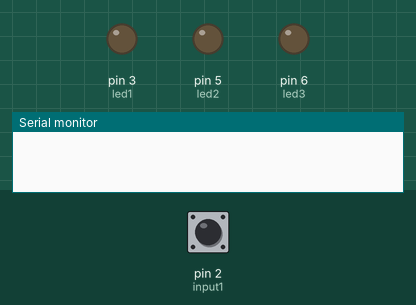
This sketch was run on a simulated Arduino Uno, built with avr-gcc and run on an emulated ATmega328P. On the bench: output pins drawn as LEDs (lit = HIGH), the last lines printed to the serial monitor. The test bench sets the inputs (shaded band); at power-on: pin 2 (input1) LOW.

Above: at 1.2 s.
1.3 s: pin 2 (input1) driven HIGH
At 2.1 s:
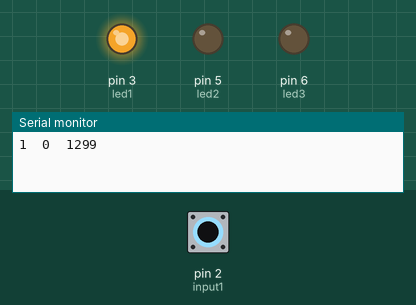
4.3 s: pin 2 (input1) pulsed LOW 2 times (0.12 s each, 0.3 s apart)
At 4.66 s:
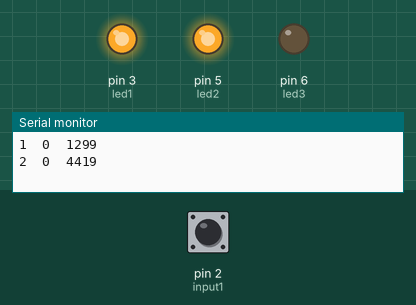
7.3 s: pin 2 (input1) pulsed LOW 2 times (0.12 s each, 0.3 s apart)
At 11.06 s:
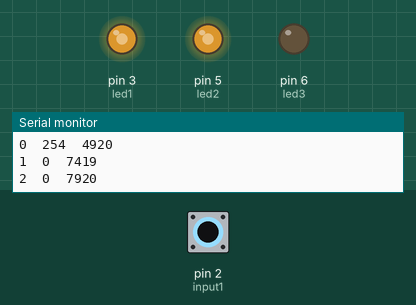
Timing chart, 0 to 19.5 s (numbered marks = the images above; inputs shaded):
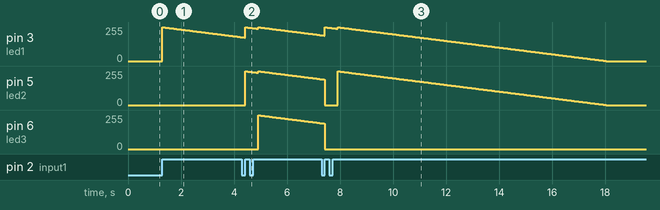

The sketch:

bmw.ino
```cpp
//Jumping Light

#define NUM_LIGHTS 3

//Set up pins
int input1 = 2;
int led1 = 3;
int led2 = 5;
int led3 = 6;

unsigned long debounce_time = 500;  //Time between jumps to activate

unsigned long turn_on_time = 1024; // Time to fade on Light
unsigned long turn_off_time = 10240; // Time to fade off light

unsigned long rampUpStep = turn_on_time / 256;
unsigned long rampDownStep = turn_off_time / 256;

// Arrays for storing
int lights[NUM_LIGHTS];
int light_vals[NUM_LIGHTS];
int light_rampUp[NUM_LIGHTS];
int light_rampDown[NUM_LIGHTS];
unsigned long time[NUM_LIGHTS];


int state;

unsigned long last_jump1;
unsigned long last_jump2;
unsigned long dt;

bool pressed = false;

bool serial_debug = true;


void setup(){

  Serial.begin(9600);

  lights[0] = led1;
  lights[1] = led2;
  lights[2] = led3;


  pinMode(input1, INPUT);
  pinMode(led1,OUTPUT);
  pinMode(led2,OUTPUT);
  pinMode(led3,OUTPUT);

  analogWrite(led1,0);
  analogWrite(led2,0);
  analogWrite(led3,0);

  //Initialise arrays

  for(int i = 0; i < NUM_LIGHTS; i++){
    light_vals[i] = 0;
    light_rampUp[i] = 0;
    light_rampDown[i] = 0;
    time[i] = millis();

  }

  last_jump1 = millis() - debounce_time;

  //indicate which light to use first
  state = 0;


}

void loop(){

  // read first jump switch and check debounce
  if (digitalRead(input1)==HIGH && millis() - last_jump1 > debounce_time && !pressed)
  {

      pressed = true;

      if(state >= NUM_LIGHTS){
        //state = 0;
        for(int i =0; i < NUM_LIGHTS; i++){
          light_rampDown[i] = 1;

        }
      }


      if(state == 2){
        light_vals[0] = 254;
        light_vals[1] = 254;
        light_vals[2] = 254;
        state = 0 ;
      }

      else if(state == 1){
        light_vals[0] = 254;
        light_vals[1] = 254;
        light_vals[2] = 0;

        state = 2;
      }

      else if(state == 0){
        light_vals[0] = 254;
        light_vals[1] = 0;
        light_vals[2] = 0;

        state = 1;
      }


    if(serial_debug){
      Serial.print(state);
      Serial.print("\t");
      Serial.print(light_vals[state]);
      Serial.print("\t");
      Serial.println(millis());
    }

    last_jump1 = millis();

  }

  if(digitalRead(input1)==LOW){
    pressed = false;
  }


  for(int i=0; i < NUM_LIGHTS; i++){

    dt = millis() - time[i];

    if(light_rampUp[i] && dt >= rampUpStep){
        light_vals[i] += 1;
        time[i] = millis();
    }

    if(!light_rampUp[i] && dt >= rampDownStep){
      light_vals[i] -= 1;
      if(light_rampDown[i] == 1){
        light_vals[i] -= 5;
      }
      time[i] = millis();
    }

    if(light_vals[i] > 254){
      light_vals[i] = 255;
      //light_rampUp[i] = 0;

    }


    if(light_vals[i] < 1){
      light_vals[i] = 0;
      light_rampDown[i] = 0;

    }
    if(light_vals[0] == 0){
      state = 0;
    }

    analogWrite(lights[i], light_vals[i]);
  }


}
```
